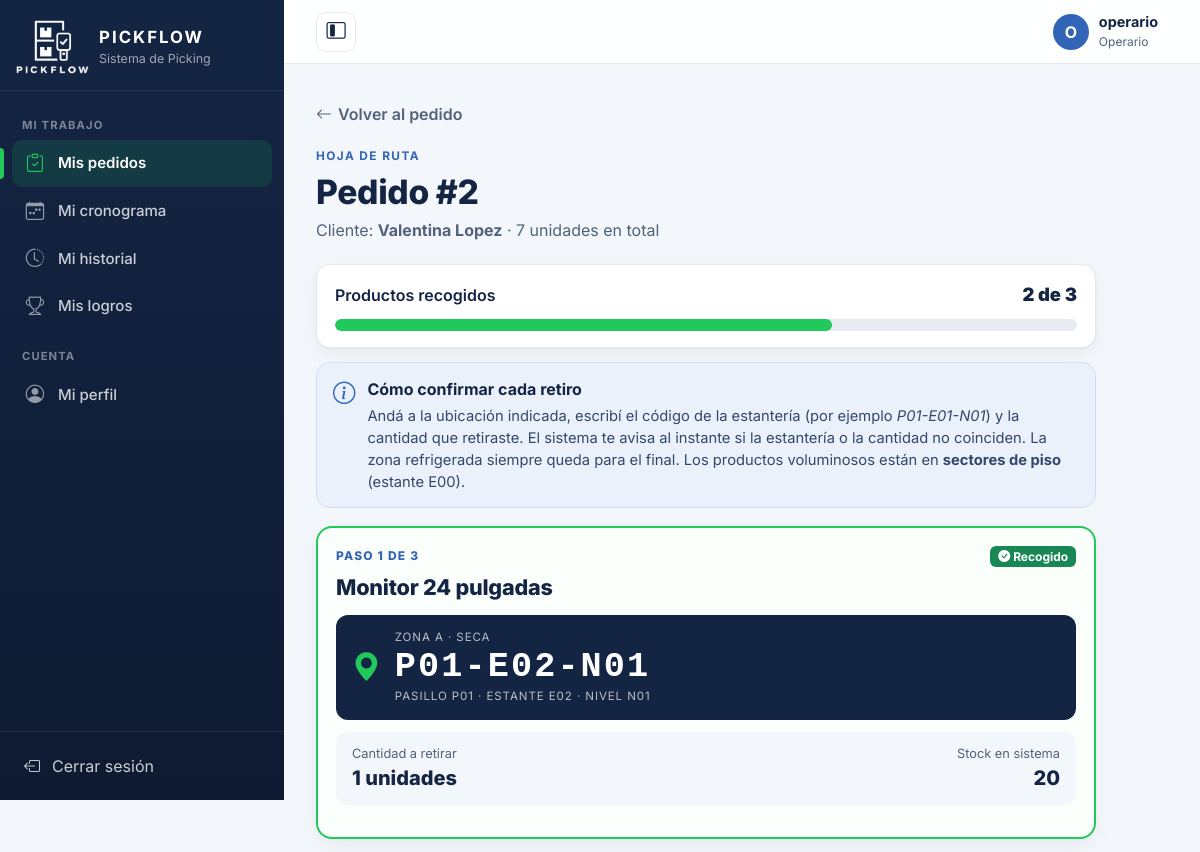
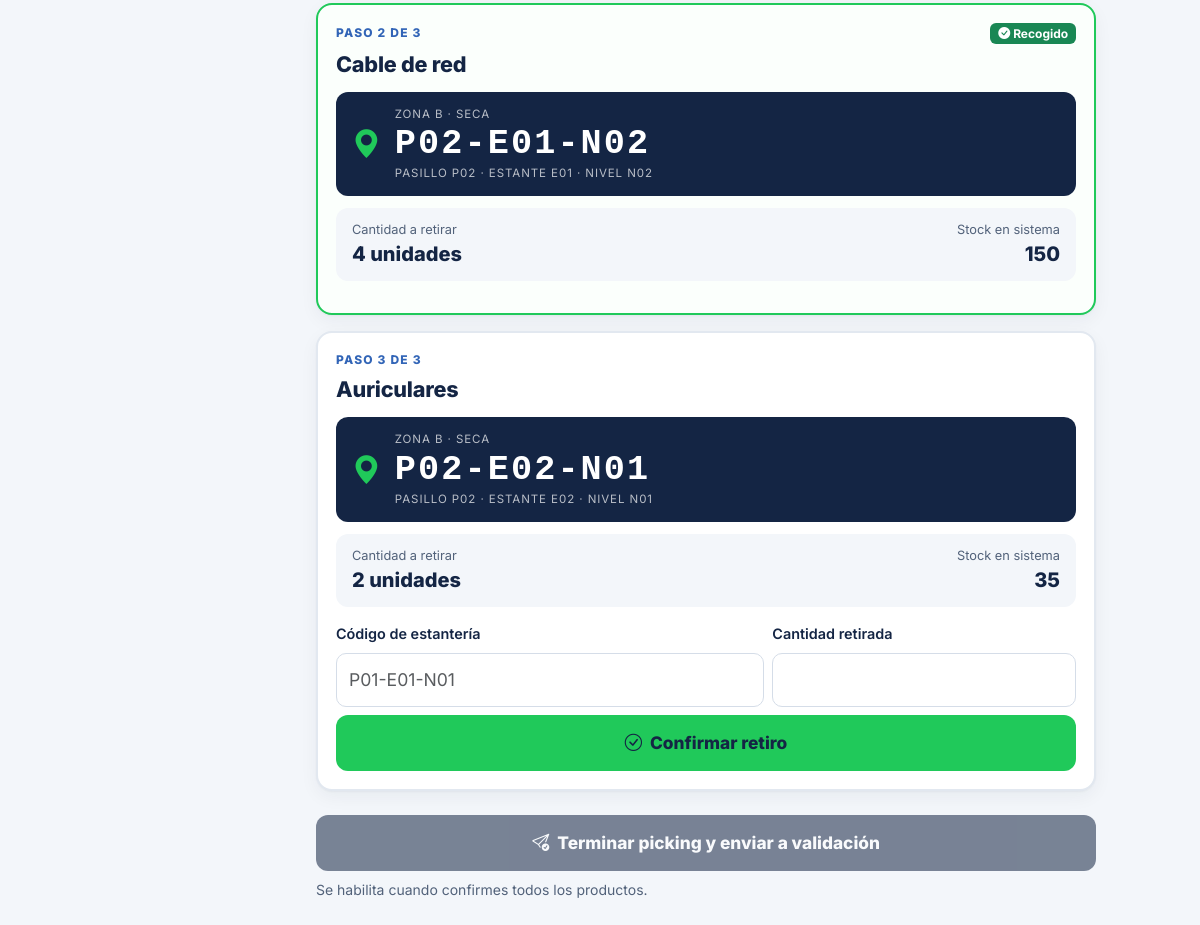
/index.php?c=picking&a=hojaRuta&id=2 (signed in), run on the app's committed database (2 pictures, top to bottom).
### tables this page shows
CREATE TABLE Pedido (
    id_pedido INT AUTO_INCREMENT PRIMARY KEY,
    fecha_creacion DATETIME NOT NULL,
    fecha_inicio_picking DATETIME NULL,         
    fecha_entrega DATETIME,                     
    estado VARCHAR(20) NOT NULL,
    recogido BOOLEAN NOT NULL DEFAULT FALSE,
    ci_cliente VARCHAR(8) NOT NULL,
    ci_operario VARCHAR(8),
    FOREIGN KEY (ci_cliente) REFERENCES Cliente(CI),
    FOREIGN KEY (ci_operario) REFERENCES Operario(CI)
);

CREATE TABLE Persona (
    CI VARCHAR(8) PRIMARY KEY,
    usuario VARCHAR(100) NOT NULL UNIQUE,
    email VARCHAR(100) NOT NULL UNIQUE,
    contraseña VARCHAR(255) NOT NULL,           
    telefono VARCHAR(20),
    direccion VARCHAR(150),
    Rol VARCHAR(20) NOT NULL,                   
    foto_perfil VARCHAR(255) NULL               
);

CREATE TABLE Producto (
    id_producto INT AUTO_INCREMENT PRIMARY KEY,
    Nombre VARCHAR(100) NOT NULL,
    descripcion VARCHAR(255),
    stock_actual INT NOT NULL DEFAULT 0,
    stock_minimo INT NOT NULL DEFAULT 0,
    estado_producto VARCHAR(30) NOT NULL,
    id_categoria INT NOT NULL,
    id_ubicacion INT NOT NULL,
    FOREIGN KEY (id_categoria) REFERENCES Categoria(id_categoria),
    FOREIGN KEY (id_ubicacion) REFERENCES Ubicacion(id_ubicacion)
);

CREATE TABLE Zona (
    id_zona INT AUTO_INCREMENT PRIMARY KEY,
    nombre VARCHAR(100) NOT NULL,
    tipo VARCHAR(30) NOT NULL,                  
    capacidad_total INT NOT NULL DEFAULT 0,
    estado VARCHAR(20) NOT NULL,
    id_deposito INT NOT NULL,
    FOREIGN KEY (id_deposito) REFERENCES Deposito(id_deposito)
);

CREATE TABLE Ubicacion (
    id_ubicacion INT AUTO_INCREMENT PRIMARY KEY,
    pasillo VARCHAR(20) NOT NULL,
    estante VARCHAR(20) NOT NULL,
    posicion VARCHAR(20) NOT NULL,
    disponible BOOLEAN NOT NULL DEFAULT TRUE,
    id_zona INT NOT NULL,
    FOREIGN KEY (id_zona) REFERENCES Zona(id_zona)
);

CREATE TABLE Tiene (
    id_pedido INT NOT NULL,
    id_producto INT NOT NULL,
    Cantidad INT NOT NULL,
    recogido BOOLEAN NOT NULL DEFAULT FALSE,
    PRIMARY KEY (id_pedido, id_producto),
    FOREIGN KEY (id_pedido) REFERENCES Pedido(id_pedido),
    FOREIGN KEY (id_producto) REFERENCES Producto(id_producto)
);

### controller/Controlador.php (called while the page is built, shortened)
<?php
abstract class Controlador
{
    protected function vista($vista, array $datos = [])
    {
        $datos['csrf'] = $this->tokenCsrf();
        $datos['sesion'] = ['usuario' => (string)($_SESSION['usuario'] ?? ''), 'rol' => $this->rol(), 'foto' => $this->fotoUsuario()];
        extract($datos);
        require RAIZ . '/view/' . $vista . '.php';
    }
    protected function rol()
    {
        return $_SESSION['rol'] ?? '';
    }
    protected function fotoUsuario()
    {
        return fotoPerfil($_SESSION['foto']);
    }
    protected function tokenCsrf()
    {
        return $_SESSION['csrf'];
    }
}

### controller/PickingController.php (called while the page is built, shortened)
<?php
class PickingController extends Controlador
{
    public function hojaRuta()
    {
        $idPedido = (int)($_GET['id'] ?? 0);
        $ci = $this->ciUsuario();
        $modelo = new Picking();
        $modelo->iniciar($idPedido, $ci);
        $items = $modelo->hojaDeRuta($idPedido, $ci);
        $this->vista('operario/picking', [
            'idPedido' => $idPedido,
            'items' => $items,
            'cliente' => $items[0]['cliente'],
            'documentos' => (new Documento())->porProductos(array_column($items, 'id_producto')),
            'totalItems' => count($items),
            'recogidos' => count(array_filter($items, fn($x) => (bool)$x['recogido'])),
            'totalUnidades' => array_sum(array_map(fn($x) => (int)$x['Cantidad'], $items)),
        ]);
    }
}

### index.php (called while the page is built, shortened)
<?php
require RAIZ . '/model/Conexion.php';
require RAIZ . '/model/Modelo.php';
require RAIZ . '/view/ayudas.php';
require RAIZ . '/controller/Controlador.php';
spl_autoload_register(function ($clase) {
    foreach (['controller', 'model'] as $carpeta) {
        $archivo = RAIZ . '/' . $carpeta . '/' . $clase . '.php';
        if (is_file($archivo)) {
            return;
        }
    }
});
$accion = $_GET['a'] ?? 'index';
$controlador = new $rutas[$nombre]();
$controlador->$accion();

### model/Modelo.php (called while the page is built, shortened)
<?php
abstract class Modelo
{
    protected $db;
    public function __construct()
    {
        $this->db = Conexion::obtener();
    }
    protected function preparar($sql, $tipos = '', array $parametros = [])
    {
        $stmt = $this->db->prepare($sql);
        if ($tipos !== '') {
            $stmt->bind_param($tipos, ...$parametros);
        }
        $stmt->execute();
        return $stmt;
    }
    protected function filas($sql, $tipos = '', array $parametros = [])
    {
        $stmt = $this->preparar($sql, $tipos, $parametros);
        $resultado = $stmt->get_result();
        $filas = $resultado ? $resultado->fetch_all(MYSQLI_ASSOC) : [];
        return $filas;
    }
}

### model/Conexion.php (called while the page is built, shortened)
<?php
class Conexion
{
    private static $conexion = null;
    public static function obtener()
    {
        if (self::$conexion === null) {
            try {
                $conexion = new mysqli(self::SERVIDOR, self::USUARIO, self::PASSWORD, self::BASE_DATOS, self::PUERTO);
            } catch (mysqli_sql_exception $ex) {
                error_log('PICKFLOW: error de conexión MySQL: ' . $ex->getMessage());
                http_response_code(503);
                exit('No se pudo conectar con la base de datos. Verificá que MySQL esté iniciado.');
            }
            $conexion->set_charset('utf8mb4');
            $conexion->query("SET time_zone = '-03:00'");
            self::$conexion = $conexion;
        }
        return self::$conexion;
    }
}

### model/Picking.php (called while the page is built, shortened)
<?php
class Picking extends Modelo
{
    public function hojaDeRuta($idPedido, $ci)
    {
        return $this->filas("SELECT p.id_pedido AS id, p.estado, pc.usuario AS cliente,
                                    pr.id_producto, pr.Nombre AS producto, pr.stock_actual, pr.stock_minimo, t.Cantidad, t.recogido,
                                    u.pasillo, u.estante, u.posicion, z.nombre AS zona, z.tipo AS tipo_zona
                             FROM Pedido p
                             INNER JOIN Cliente c ON c.CI = p.ci_cliente
                             INNER JOIN Persona pc ON pc.CI = c.CI
                             INNER JOIN Tiene t ON t.id_pedido = p.id_pedido
                             INNER JOIN Producto pr ON pr.id_producto = t.id_producto
                             INNER JOIN Ubicacion u ON u.id_ubicacion = pr.id_ubicacion
                             INNER JOIN Zona z ON z.id_zona = u.id_zona
                             WHERE p.id_pedido = ? AND p.ci_operario = ?
                             ORDER BY (z.tipo = 'Refrigerada'), z.nombre, u.pasillo, u.estante, u.posicion, pr.Nombre", 'is', [$idPedido, $ci]);
    }
}

### view/ayudas.php (called while the page is built, shortened)
<?php
function e($texto)
{
    return htmlspecialchars((string)$texto, ENT_QUOTES, 'UTF-8');
}
function url($controlador = 'inicio', $accion = 'index', array $parametros = [])
{
    $ruta = ['c' => $controlador];
    if ($accion !== 'index') {
        $ruta['a'] = $accion;
    }
    return 'index.php?' . http_build_query($ruta + $parametros, '', '&', PHP_QUERY_RFC3986);
}

### model/Ubicacion.php (called while the page is built, shortened)
<?php
class Ubicacion extends Modelo
{
    public static function esSectorPiso($estante)
    {
        return strtoupper((string)$estante) === self::SECTOR_PISO;
    }
    public static function detalle($pasillo, $estante, $posicion)
    {
        return self::esSectorPiso($estante)
            ? 'Pasillo ' . $pasillo . ' · Sector de piso ' . $posicion
            : 'Pasillo ' . $pasillo . ' · Estante ' . $estante . ' · Nivel ' . $posicion;
    }
}

### view/operario/picking.php (the view, shortened to what this page needs)
<?php
require RAIZ . '/view/layout/cabecera.php';
?>
<div class="picking-contenedor" id="hojaRuta"
     data-pedido="<?= $idPedido ?>" data-total="<?= $totalItems ?>" data-csrf="<?= e($csrf) ?>"
     data-url-confirmar="<?= e(url('picking', 'confirmar')) ?>" data-url-finalizar="<?= e(url('picking', 'finalizar')) ?>"
     data-url-estado="<?= e(url('picking', 'estado')) ?>" data-url-panel="<?= e(url('picking')) ?>">
    <a href="<?= e(url('picking', 'pedido', ['id' => $idPedido])) ?>" class="volver"><i class="bi bi-arrow-left"></i> Volver al pedido</a>
    <section class="encabezado">
        <span class="encabezado-etiqueta">HOJA DE RUTA</span>
        <h1>Pedido #<?= $idPedido ?></h1>
        <p>Cliente: <strong><?= e($cliente) ?></strong> · <?= $totalUnidades ?> unidades en total</p>
    </section>
    <section class="progreso-card">
        <div class="progreso-top"><span>Productos recogidos</span><strong><span id="cantRecogidos"><?= $recogidos ?></span> de <?= $totalItems ?></strong></div>
        <div class="progress" role="progressbar" aria-label="Progreso del picking" aria-valuemin="0" aria-valuemax="<?= $totalItems ?>" aria-valuenow="<?= $recogidos ?>">
            <div class="progress-bar" id="barraProgreso" style="width: <?= round($recogidos * 100 / $totalItems) ?>%"></div>
        </div>
    </section>
    <section class="indicaciones-card">
        <i class="bi bi-info-circle" aria-hidden="true"></i>
        <div>
            <strong>Cómo confirmar cada retiro</strong>
            <p>Andá a la ubicación indicada, escribí el código de la estantería (por ejemplo <em>P01-E01-N01</em>) y la cantidad que retiraste. El sistema te avisa al instante si la estantería o la cantidad no coinciden. La zona refrigerada siempre queda para el final. Los productos voluminosos están en <strong>sectores de piso</strong> (estante E00).</p>
        </div>
    </section>
    <?php foreach ($items as $i => $item) {
        $idProducto = (int)$item['id_producto'];
        $refrigerado = strcasecmp($item['tipo_zona'], 'Refrigerada') === 0;
    ?>
        <article class="producto-picking <?= $item['recogido'] ? 'recogido' : '' ?> <?= $refrigerado ? 'refrigerado' : '' ?>" id="item-<?= $idProducto ?>" data-producto="<?= $idProducto ?>">
            <div class="d-flex justify-content-between align-items-center">
                <span class="producto-numero">PASO <?= $i + 1 ?> DE <?= $totalItems ?></span>
                <span class="badge bg-success badge-recogido"><i class="bi bi-check-circle-fill"></i> Recogido</span>
            </div>
            <h2><?= e($item['producto']) ?></h2>
            <div class="ubicacion-box">
                <i class="bi <?= $refrigerado ? 'bi-snow' : (Ubicacion::esSectorPiso($item['estante']) ? 'bi-bounding-box' : 'bi-geo-alt-fill') ?>" aria-hidden="true"></i>
                <div>
                    <span><?= e(mb_strtoupper($item['zona'] . ' · ' . $item['tipo_zona'])) ?></span>
                    <strong><?= e($item['pasillo'] . '-' . $item['estante'] . '-' . $item['posicion']) ?></strong>
                    <span><?= e(mb_strtoupper(Ubicacion::detalle($item['pasillo'], $item['estante'], $item['posicion']))) ?></span>
                </div>
            </div>
            <div class="cantidad-box">
                <div><span>Cantidad a retirar</span><strong><?= (int)$item['Cantidad'] ?> unidades</strong></div>
                <div class="text-end"><span>Stock en sistema</span>
                    <strong class="stock-actual <?= (int)$item['stock_actual'] <= (int)$item['stock_minimo'] ? 'text-danger' : '' ?>"><?= (int)$item['stock_actual'] ?></strong></div>
            </div>
            <form class="form-retiro" novalidate>
                <div class="row g-2 mb-2">
                    <div class="col-7">
                        <label class="form-label small fw-semibold" for="ubic-<?= $idProducto ?>">Código de estantería</label>
                        <input class="form-control inp-ubicacion" id="ubic-<?= $idProducto ?>" name="ubicacion" autocomplete="off" autocapitalize="characters" placeholder="P01-E01-N01" required>
                    </div>
                    <div class="col-5">
                        <label class="form-label small fw-semibold" for="cant-<?= $idProducto ?>">Cantidad retirada</label>
                        <input class="form-control inp-cantidad" id="cant-<?= $idProducto ?>" name="cantidad" type="number" inputmode="numeric" min="1" required>
                    </div>
                </div>
                <button type="submit" class="btn-confirmar-picking"><i class="bi bi-check-circle"></i> Confirmar retiro</button>
            </form>
        </article>
    <?php } ?>
    <button type="button" id="btnFinalizar" class="btn-confirmar-picking btn-finalizar mt-2" <?= $recogidos < $totalItems ? 'disabled' : '' ?>>
        <i class="bi bi-send-check"></i> Terminar picking y enviar a validación
    </button>
    <p class="text-secondary small mt-2" id="ayudaFinalizar"><?= $recogidos < $totalItems ? 'Se habilita cuando confirmes todos los productos.' : 'Todos los productos están recogidos.' ?></p>
</div>
<?php require RAIZ . '/view/layout/pie.php'; ?>

### data on the page
pedido: id_pedido "2", producto.id_producto "3", producto.Nombre "Monitor 24 pulgadas", zona.nombre+tipo "ZONA A · SECA", ubicacion.pasillo+estante+posicion "P01-E02-N01", ubicacion.pasillo+estante+posicion "PASILLO P01 · ESTANTE E02 · NIVEL N01", tiene.Cantidad "1", producto.stock_actual "20", producto.Nombre "Cable de red", zona.nombre+tipo "ZONA B · SECA", ubicacion.pasillo+estante+posicion "P02-E01-N02", ubicacion.pasillo+estante+posicion "PASILLO P02 · ESTANTE E01 · NIVEL N02", tiene.Cantidad "4", producto.stock_actual "150", producto.Nombre "Auriculares", ubicacion.pasillo+estante+posicion "P02-E02-N01", ubicacion.pasillo+estante+posicion "PASILLO P02 · ESTANTE E02 · NIVEL N01", tiene.Cantidad "2", producto.stock_actual "35"
persona: usuario "Valentina Lopez"
producto: id_producto "3"

### other printed values
$menuGrupo "MI TRABAJO"
$mTexto "Mis pedidos"
$mTexto "Mi cronograma"
$mTexto "Mi historial"
$mTexto "Mis logros"
$menuGrupo "CUENTA"
$mTexto "Mi perfil"
$iniciales "O"
$sesion['usuario'] "operario"
$totalUnidades "7"
